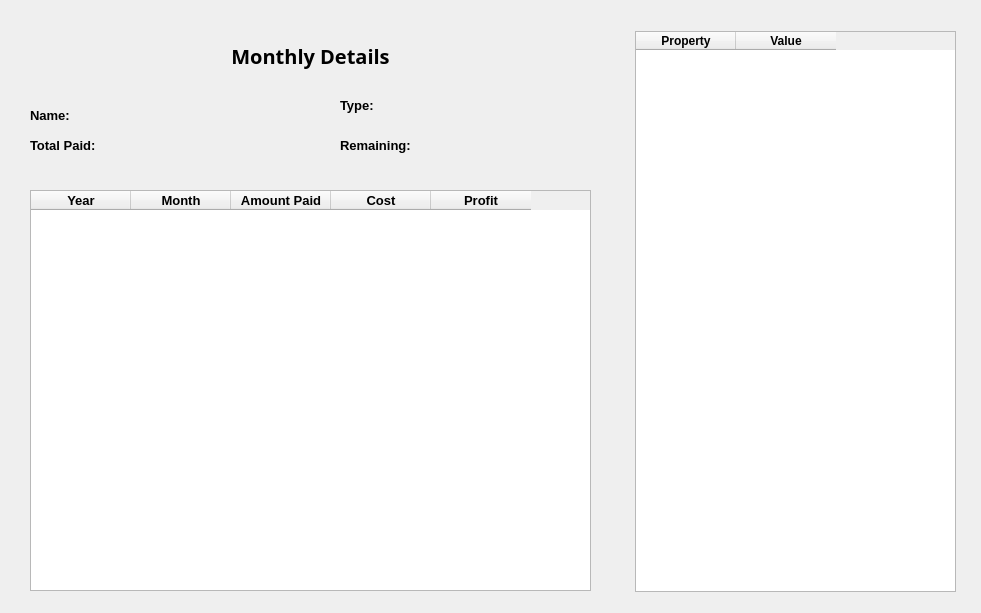
<?xml version="1.0" encoding="UTF-8"?>
<ui version="4.0">
 <class>MainWindow</class>
 <widget class="QMainWindow" name="MainWindow">
  <property name="geometry">
   <rect>
    <x>0</x>
    <y>0</y>
    <width>981</width>
    <height>613</height>
   </rect>
  </property>
  <property name="windowTitle">
   <string>Monthly Details</string>
  </property>
  <widget class="QWidget" name="centralwidget">
   <widget class="QLabel" name="label_4">
    <property name="geometry">
     <rect>
      <x>40</x>
      <y>30</y>
      <width>541</width>
      <height>51</height>
     </rect>
    </property>
    <property name="font">
     <font>
      <family>Kristen ITC</family>
      <pointsize>15</pointsize>
      <weight>75</weight>
      <italic>false</italic>
      <bold>true</bold>
     </font>
    </property>
    <property name="text">
     <string>Monthly Details</string>
    </property>
    <property name="alignment">
     <set>Qt::AlignCenter</set>
    </property>
   </widget>
   <widget class="QLabel" name="label">
    <property name="geometry">
     <rect>
      <x>30</x>
      <y>100</y>
      <width>71</width>
      <height>31</height>
     </rect>
    </property>
    <property name="font">
     <font>
      <pointsize>10</pointsize>
      <weight>75</weight>
      <bold>true</bold>
     </font>
    </property>
    <property name="text">
     <string>Name:</string>
    </property>
   </widget>
   <widget class="QLabel" name="nameLabel">
    <property name="geometry">
     <rect>
      <x>110</x>
      <y>100</y>
      <width>181</width>
      <height>31</height>
     </rect>
    </property>
    <property name="text">
     <string/>
    </property>
   </widget>
   <widget class="QLabel" name="typeLabel">
    <property name="geometry">
     <rect>
      <x>430</x>
      <y>90</y>
      <width>151</width>
      <height>31</height>
     </rect>
    </property>
    <property name="text">
     <string/>
    </property>
   </widget>
   <widget class="QLabel" name="label_5">
    <property name="geometry">
     <rect>
      <x>340</x>
      <y>90</y>
      <width>71</width>
      <height>31</height>
     </rect>
    </property>
    <property name="font">
     <font>
      <pointsize>10</pointsize>
      <weight>75</weight>
      <bold>true</bold>
     </font>
    </property>
    <property name="text">
     <string>Type:</string>
    </property>
   </widget>
   <widget class="QLabel" name="totalLabel">
    <property name="geometry">
     <rect>
      <x>110</x>
      <y>130</y>
      <width>181</width>
      <height>31</height>
     </rect>
    </property>
    <property name="text">
     <string/>
    </property>
   </widget>
   <widget class="QLabel" name="paidLabel">
    <property name="geometry">
     <rect>
      <x>30</x>
      <y>130</y>
      <width>81</width>
      <height>31</height>
     </rect>
    </property>
    <property name="font">
     <font>
      <pointsize>10</pointsize>
      <weight>75</weight>
      <bold>true</bold>
     </font>
    </property>
    <property name="text">
     <string>Total Paid:</string>
    </property>
   </widget>
   <widget class="QLabel" name="remainLabel">
    <property name="geometry">
     <rect>
      <x>430</x>
      <y>130</y>
      <width>151</width>
      <height>31</height>
     </rect>
    </property>
    <property name="text">
     <string/>
    </property>
   </widget>
   <widget class="QLabel" name="balanceLabel">
    <property name="geometry">
     <rect>
      <x>340</x>
      <y>130</y>
      <width>81</width>
      <height>31</height>
     </rect>
    </property>
    <property name="font">
     <font>
      <pointsize>10</pointsize>
      <weight>75</weight>
      <bold>true</bold>
     </font>
    </property>
    <property name="text">
     <string>Remaining:</string>
    </property>
   </widget>
   <widget class="QTableWidget" name="detailsTable">
    <property name="geometry">
     <rect>
      <x>30</x>
      <y>190</y>
      <width>561</width>
      <height>401</height>
     </rect>
    </property>
    <property name="font">
     <font>
      <pointsize>10</pointsize>
      <weight>75</weight>
      <bold>true</bold>
     </font>
    </property>
    <column>
     <property name="text">
      <string>Year</string>
     </property>
    </column>
    <column>
     <property name="text">
      <string>Month</string>
     </property>
    </column>
    <column>
     <property name="text">
      <string>Amount Paid</string>
     </property>
    </column>
    <column>
     <property name="text">
      <string>Cost</string>
     </property>
    </column>
    <column>
     <property name="text">
      <string>Profit</string>
     </property>
    </column>
   </widget>
   <widget class="QTableWidget" name="tableWidget">
    <property name="geometry">
     <rect>
      <x>635</x>
      <y>31</y>
      <width>321</width>
      <height>561</height>
     </rect>
    </property>
    <column>
     <property name="text">
      <string>Property</string>
     </property>
     <property name="font">
      <font>
       <weight>75</weight>
       <bold>true</bold>
      </font>
     </property>
    </column>
    <column>
     <property name="text">
      <string>Value</string>
     </property>
     <property name="font">
      <font>
       <weight>75</weight>
       <bold>true</bold>
      </font>
     </property>
    </column>
   </widget>
  </widget>
 </widget>
 <resources/>
 <connections/>
</ui>
